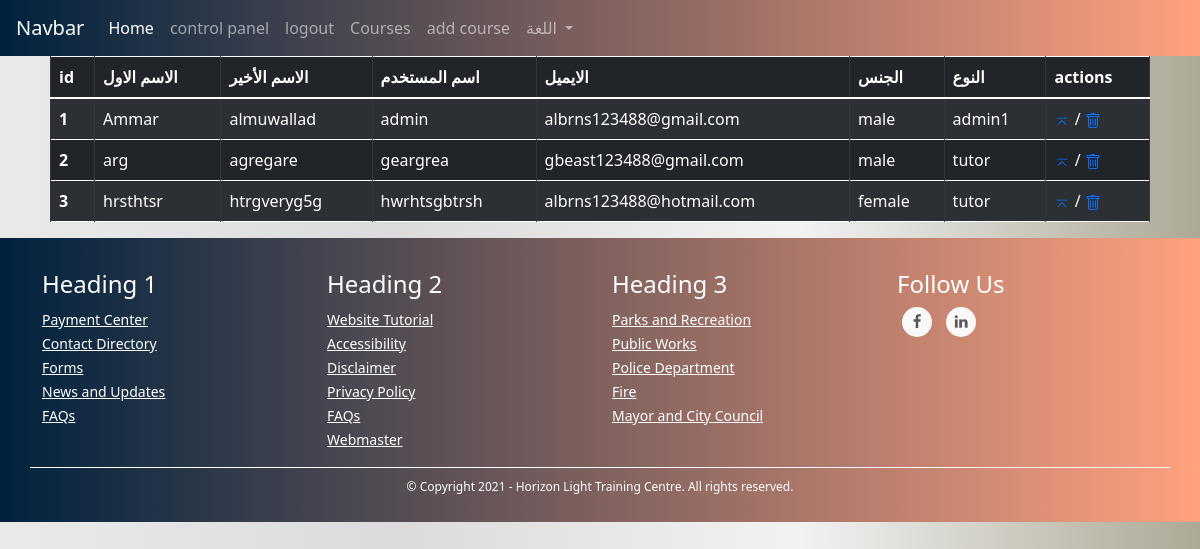
/admins/all_users (signed in), run on an earlier commit of the app's database.
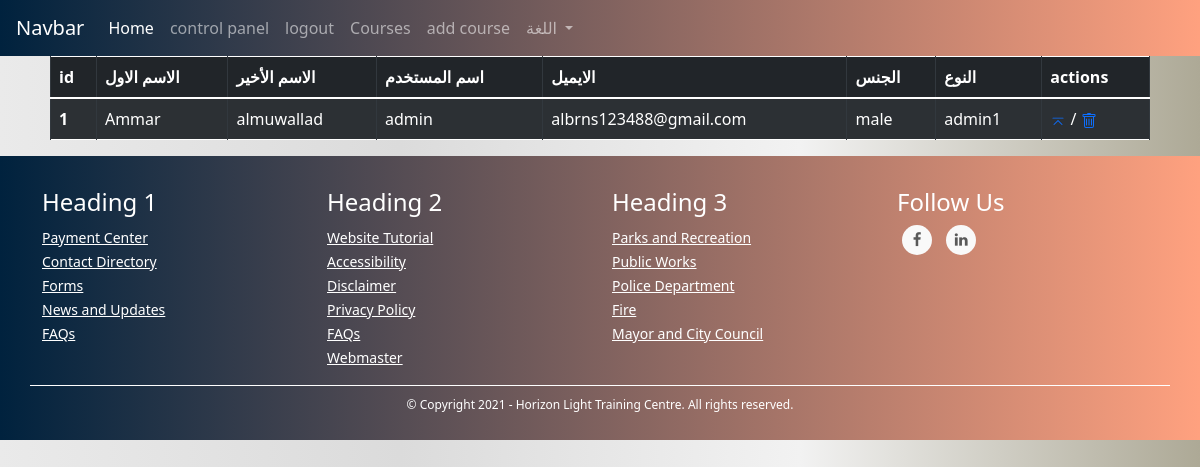
And on a later commit of the database.
### TUTOR/models.py (models this page shows, shortened)
class UserModel(db.Model, UserMixin):
    id = db.Column(db.Integer, primary_key=True)
    first_name = db.Column(db.String(128), nullable=False)
    last_name = db.Column(db.String(128), nullable=False)
    username = db.Column(db.String(20), unique=True, nullable=False)
    email = db.Column(db.String(256), unique=True, nullable=False)
    password = db.Column(db.String(255), nullable=False)
    user_type = db.Column(db.String(30), nullable=False)
    _gender = db.Column(db.Boolean, nullable=False, default=True)
    email_confirmation_code = db.Column(db.String(5), nullable=True)
    is_confirmed = db.Column(db.Boolean, nullable=False, default=False)
    creation_date = db.Column(db.DateTime, nullable=False, default=datetime.utcnow)
    admin_data_model = db.relationship('AdminDataModel', backref='user', uselist=False)
    tutor_data_model = db.relationship('TutorDataModel', backref='user', uselist=False)
    student_data_model = db.relationship('StudentDataModel', backref='user', uselist=False)
    @property
    def gender(self):
        return "male" if self._gender else "female"

### TUTOR/ADMINISTRATION/routes.py (the view)
@admins_blueprint.route("/admins/all_users", methods=["GET", "POST"])
@login_required(ADMIN_TYPES)
def users_list_view(): # admin only
    users = UserModel.query.all()
    return render_template("admins/users.html", users=users)

### TUTOR/ADMINISTRATION/routes.py (called while the page is built)
@admins_blueprint.context_processor
def utility_processor():
    return dict(get_language_text=LngObj.get_language_text, get_current_page_language_list=LngObj.get_current_page_language_list, languages=LANGUAGES, admin_types=ADMIN_TYPES, settings=SiteSettingsModel.get_settings_dict())

### TUTOR/models.py (called while the page is built)
@login_manager.user_loader
def load_user(user_id):
    return UserModel.query.get(int(user_id))

    def is_bool(self):
        return True if self.value in ("True", "true", "False", "false") else False

    @staticmethod
    def get_str_bool(string):
        return True if string in ("True", "true") else False

    @classmethod
    def get_settings_dict(cls):
        all_settings = cls.query.all()
        settings = {}
        for setting in all_settings:
            if setting.is_bool():
                settings[setting.name] = SiteSettingsModel.get_str_bool(setting.value)
            else:
                settings[setting.name] = setting.value
        return settings

### TUTOR/templates/admins/users.html (shortened to what this page needs)
{% extends "template.html" %}
{% block head %}<link rel="stylesheet" href="{{ url_for('static', filename='css/filtered_table.css') }}" >{% endblock %}
{% block content %}
<div class="filtered_table">
    <table class="table table-striped table-bordered table-hover table-dark">
        <thead>
          <tr>
            <th scope="col">id</th>
            <th scope="col">الاسم الاول</th>
            <th scope="col">الاسم الأخير</th>
            <th scope="col">اسم المستخدم</th>
            <th scope="col">الايميل</th>
            <th scope="col">الجنس</th>
            <th scope="col">النوع</th>
            <th scope="col">actions</th>
          </tr>
        </thead>
        <tbody>
        {% for user in users %}
          <tr>
            <a href="#">
            <th scope="row">{{ user.id }}</th></a>
            <td>{{ user.first_name }}</td>
            <td>{{ user.last_name }}</td>
            <td>{{ user.username }}</td>
            <td>{{ user.email }}</td>
            <td>{{ user.gender }}</td>
            <td>{{ user.user_type }}</td>
            <td><a href="#"></a> / <a href="#"></a></td>
          </tr>
        {% endfor %}
        </tbody>
      </table>
    </div>
{% endblock %}

What changed in the data, as far as the page shows it:
removed UserModel: id "2", first_name "arg", last_name "agregare", username "geargrea", email "gbeast123488@gmail.com", gender "male", user_type "tutor"
removed UserModel: id "3", first_name "hrsthtsr", last_name "htrgveryg5g", username "hwrhtsgbtrsh", email "albrns123488@hotmail.com", gender "female", user_type "tutor"
